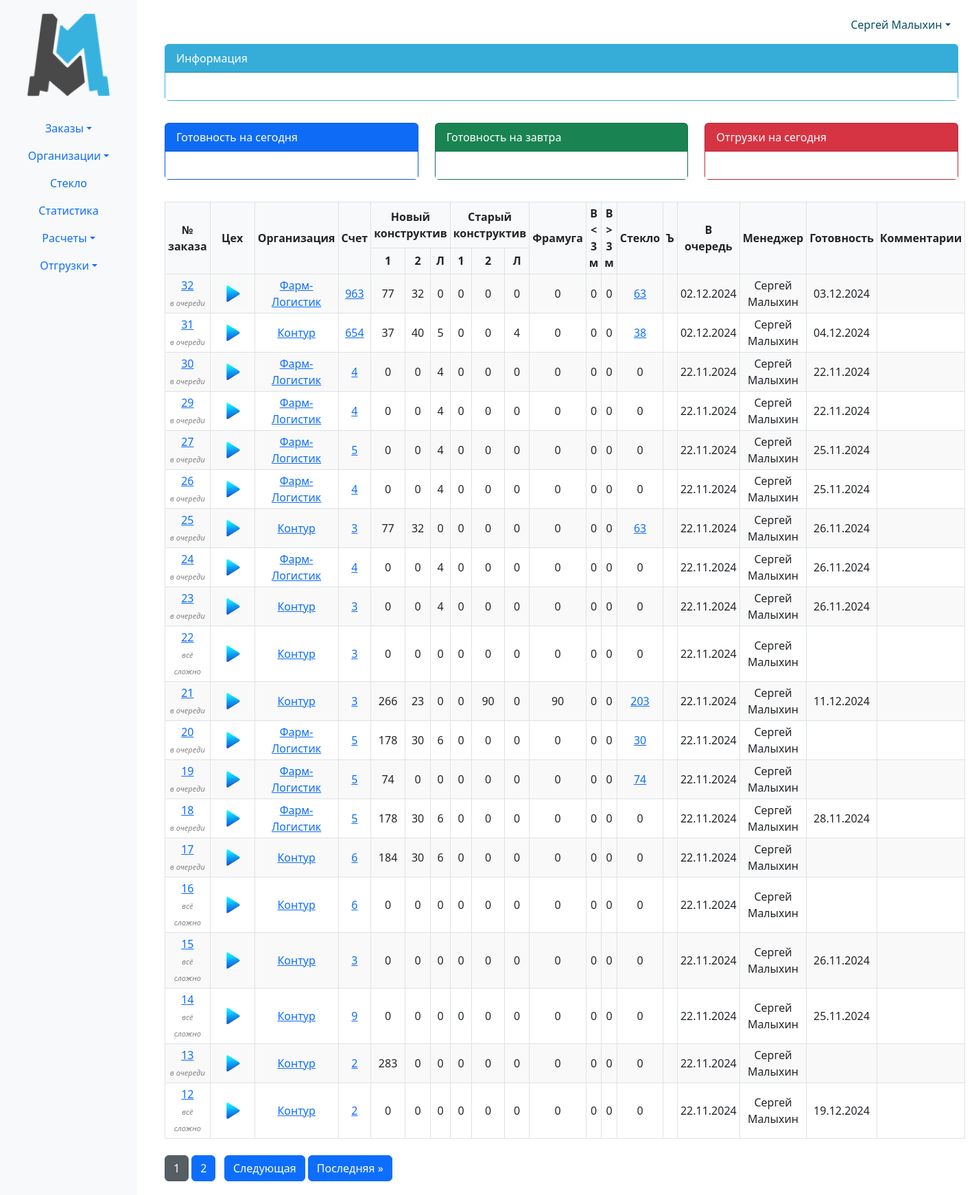
/erp_main/orders_list/ (signed in), run on an earlier commit of the app's database.
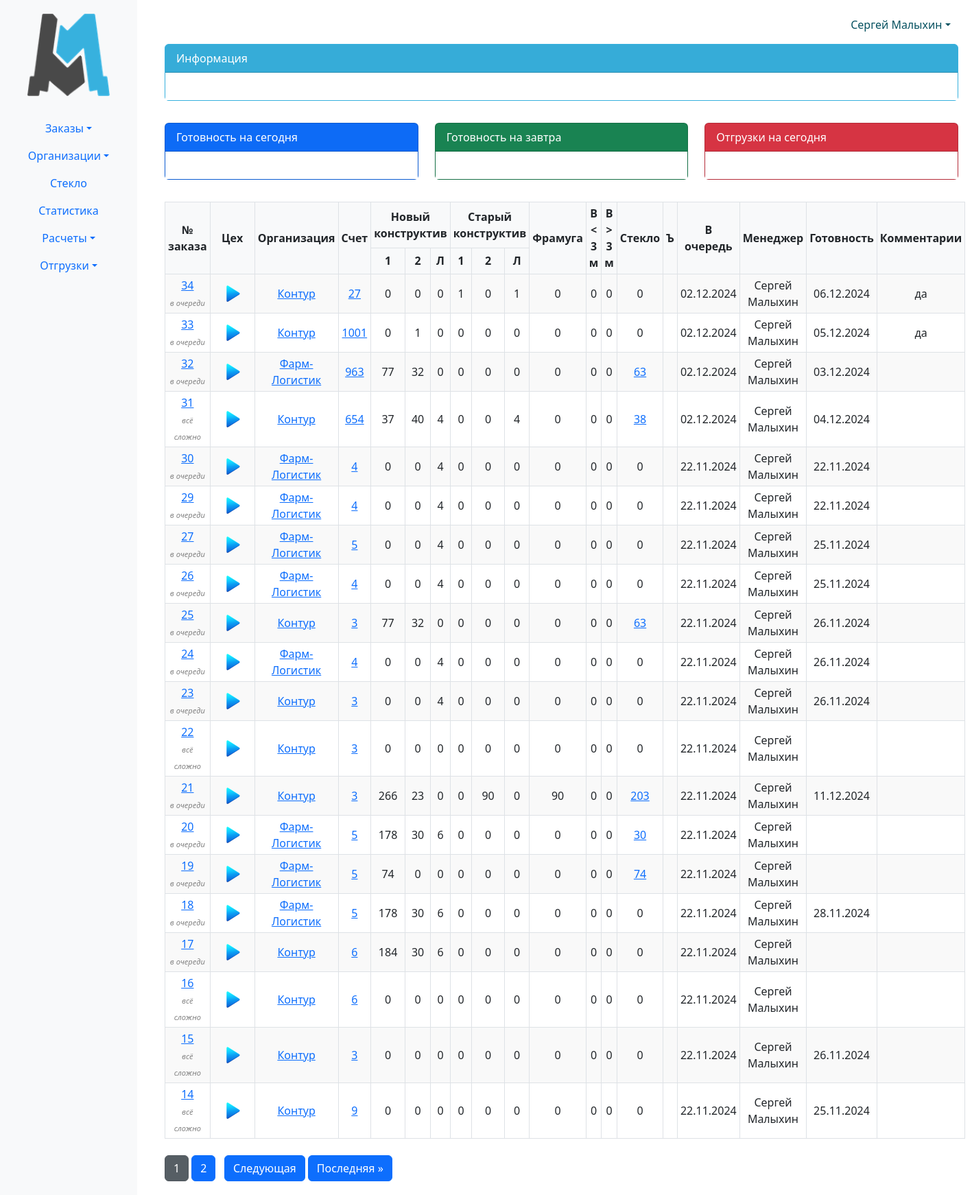
And on a later commit of the database.
### erp_main/models.py (models this page shows, shortened)
class Order(models.Model):
    internal_order_number = models.CharField(max_length=255, unique=True)
    created_at = models.DateTimeField(auto_now_add=True)
    order_file = models.FileField(upload_to='uploads/')
    invoice = models.ForeignKey(Invoice, related_name='invoice',blank=True, null=True, on_delete=models.CASCADE)
    due_date = models.DateField(null=True, blank=True)
    comment = models.TextField(blank=True, null=True)
    def get_items_filtered(self):
        return self.items.exclude(p_status__in=['changed', 'canceled'])
    @property
    def doors_1_nk(self):
        return self.get_items_filtered().filter(
            p_kind='door',
            p_construction='NK',
            p_active_trim=None,
        ).aggregate(total=Sum('p_quantity'))['total'] or 0
    @property
    def doors_2_nk(self):
        return self.get_items_filtered().filter(
            p_kind='door',
            p_construction='NK',
            p_active_trim__isnull=False,
        ).aggregate(total=Sum('p_quantity'))['total'] or 0
    @property
    def hatch_nk(self):
        return self.get_items_filtered().filter(
            p_kind='hatch',
            p_construction='NK',
        ).aggregate(total=Sum('p_quantity'))['total'] or 0
    @property
    def doors_1_sk(self):
        return self.get_items_filtered().filter(
            p_kind='door',
            p_construction='SK',
            p_active_trim=None,
        ).aggregate(total=Sum('p_quantity'))['total'] or 0
    @property
    def doors_2_sk(self):
        return self.get_items_filtered().filter(
            p_kind='door',
            p_construction='SK',
            p_active_trim__isnull=False,
        ).aggregate(total=Sum('p_quantity'))['total'] or 0
    @property
    def hatch_sk(self):
        return self.get_items_filtered().filter(
            p_kind='hatch',
            p_construction='SK',
        ).aggregate(total=Sum('p_quantity'))['total'] or 0
    @property
    def transom(self):
        return self.get_items_filtered().filter(
            p_kind='transom',
        ).aggregate(total=Sum('p_quantity'))['total'] or 0
    @property
    def gate(self):
        return self.get_items_filtered().filter(
            p_kind='gate',
            p_width__lt=3000,
            p_height__lt=3000,
        ).aggregate(total=Sum('p_quantity'))['total'] or 0
    @property
    def gate_3000(self):
        return self.get_items_filtered().filter(
            Q(p_kind='gate') & (Q(p_width__gte=3000) | Q(p_height__gte=3000)),
        ).aggregate(total=Sum('p_quantity'))['total'] or 0
    @property
    def glass(self):
        return self.get_items_filtered().filter(Q(p_glass__isnull=False) &
                                                ~Q(p_glass={})).aggregate(total=Sum('p_quantity'))['total'] or 0
    @property
    def status(self): # раскидываем позиции по статусам
        in_query = self.get_items_filtered().filter(p_status='in_query').aggregate(total=Sum('p_quantity'))['total'] or 0
        product = self.get_items_filtered().filter(p_status='product').aggregate(total=Sum('p_quantity'))['total'] or 0
        ready = self.get_items_filtered().filter(p_status='ready').aggregate(total=Sum('p_quantity'))['total'] or 0
        shipped = self.get_items_filtered().filter(p_status='shipped').aggregate(total=Sum('p_quantity'))['total'] or 0
        if in_query > 0 and product == 0 and ready == 0 and shipped == 0:
            return f'в очереди'
        elif in_query == 0 and product > 0 and ready == 0 and shipped == 0:
            return f'запущен'
        elif in_query == 0 and product == 0 and ready > 0 and shipped == 0:
            return f'готов'
        elif in_query == 0 and product == 0 and ready == 0 and shipped > 0:
            return f'отгружен'
        else:
            return f'всё сложно'
    @property
    def workshop(self):
        ws_1 = self.get_items_filtered().filter(workshop='1').aggregate(total=Sum('p_quantity'))['total'] or 0
        ws_3 = self.get_items_filtered().filter(workshop='3').aggregate(total=Sum('p_quantity'))['total'] or 0
        icon_path = static('erp_main/images/icon_play.png')
        if ws_1:
            icon_path = static('erp_main/images/icon_play1.png')
        if ws_3:
            icon_path = static('erp_main/images/icon_play3.png')
        if ws_1 and ws_3:
            icon_path = static('erp_main/images/icon_play13.png')
        return icon_path

class Invoice(models.Model):
    number = models.CharField(max_length=5, blank=True, null=True)
    organization = models.ForeignKey(Organization, related_name='organization', on_delete=models.CASCADE)
    date = models.DateField()
    amount = models.IntegerField(default=0)
    payed_amount = models.IntegerField(default=0)
    shipping_amount = models.IntegerField(default=0)
    montage_amount = models.IntegerField(default=0)
    legal_entity = models.ForeignKey(LegalEntity, related_name='legal_entity', on_delete=models.CASCADE)
    invoice_file = models.FileField(upload_to='invoices/', blank=True, null=True)
    year = models.PositiveIntegerField(editable=False)
    is_paid = models.BooleanField(default=False, blank=True, null=True)
    change_date = models.DateField(blank=True, null=True)
    class Meta:
        constraints = [
            models.UniqueConstraint(fields=['number', 'legal_entity', 'year'], name='unique_field_combination')
        ]

class Organization(models.Model):
    FOOTING_CHOICES = (
        ('ustav', 'устава'),
        ('attorney', 'доверенности')
    )
    KIND_CHOICES = (
        ('ooo', 'ООО'),
        ('ao', 'АО'),
        ('zao', 'ЗАО'),
        ('ip', 'ИП'),
    )
    kind = models.CharField(max_length=100, blank=True, null=True, choices=KIND_CHOICES)
    phone_number = models.CharField(max_length=15, blank=True, null=True)
    name_fl = models.CharField(max_length=15, blank=True, null=True)
    user = models.ForeignKey(User, related_name='organizations', on_delete=models.CASCADE)
    ceo_footing = models.CharField(max_length=30, choices=FOOTING_CHOICES)
    name = models.CharField(max_length=100, blank=True, null=True)
    inn = models.CharField(max_length=15, blank=True, null=True)
    ogrn = models.CharField(max_length=15, blank=True, null=True)
    kpp = models.CharField(max_length=15, blank=True, null=True)
    r_s = models.CharField(max_length=25, blank=True, null=True)
    bank = models.CharField(max_length=300, blank=True, null=True)
    bik = models.CharField(max_length=10, blank=True, null=True)
    k_s = models.CharField(max_length=25, blank=True, null=True)
    address = models.CharField(max_length=150, blank=True, null=True)
    email = models.EmailField(blank=True, null=True)
    ceo_title = models.CharField(max_length=30, blank=True, null=True)
    ceo_name = models.CharField(max_length=150, blank=True, null=True)
    contracts = models.FileField(upload_to='contracts/', blank=True, null=True)
    def __str__(self):
        if self.name_fl:
            return f'{self.name_fl} ({self.phone_number})'
        return self.name
    class Meta:
        verbose_name_plural = 'Организации'

### erp_main/views.py (the view)
# urls.py: path('orders_list/', views.orders_list, name='orders_list'),
@login_required(login_url='login')
def orders_list(request):
    if request.user.is_staff:
        orders_queryset = Order.objects.all().order_by('-id')
    else:
        orders_queryset = Order.objects.filter(user=request.user).order_by('-id')
    paginator = Paginator(orders_queryset, 20)  # Создаем пагинатор
    page_number = request.GET.get('page')  # Получаем номер страницы из GET параметров
    orders = paginator.get_page(page_number)  # Получаем заказы для текущей страницы
    return render(request, 'orders_list.html', {'orders': orders})

### erp_main/templates/orders_list.html (shortened to what this page needs)
{% extends 'base.html' %}
{% load static %}
{% block content %}
<table>
    <thead>
        <tr class="bold-border;">
            <th rowspan="2">№ заказа</th>
            <th rowspan="2">Цех</th>
            <th rowspan="2">Организация</th>
            <th rowspan="2">Счет</th>
            <th colspan="3">Новый конструктив</th>
            <th colspan="3">Старый конструктив</th>
            <th rowspan="2">Фрамуга</th>
            <th rowspan="2">В < 3 м</th>
            <th rowspan="2">В > 3 м</th>
            <th rowspan="2">Стекло</th>
            <th rowspan="2">Ъ</th>
            <th rowspan="2">В очередь</th>
            <th rowspan="2">Менеджер</th>
            <th rowspan="2">Готовность</th>
            <th rowspan="2">Комментарии</th>
        </tr>
        <tr>
            <th>1</th>
            <th>2</th>
            <th>Л</th>
            <th>1</th>
            <th>2</th>
            <th>Л</th>
        </tr>
    </thead>
    <tbody>
        {% for order in orders %}
            <tr>
                <td>
                    <a href="{% url 'order_detail' order.id %}">{{ order.id }}</a>
                    <br>
                    <span style="font-size: 11px; font-style: italic; color: grey;">{{ order.status }}</span>
                </td>
                <td>
                    <button type="button" class="btn btn-link" data-bs-toggle="modal" data-bs-target="#workshopModal{{ order.id }}">
                        {% if order.status == 'в очереди' %}
                            <img id="iconPlay{{ order.id }}" src="{% static 'erp_main/images/icon_play.png' %}" style="width: 30px; height: auto;" alt="запуск">
                        {% elif order.workshop %}
                            <img id="iconPlay{{ order.id }}" src="{{ order.workshop }}" style="width: 30px; height: auto;" alt="">
                        {% endif %}
                    </button>
                </td>
                <td>
                    <a href="{% url 'organization_detail' order.invoice.organization.id %}">{{ order.invoice.organization }}</a>
                </td>
                <td>
                    <a href="{% url 'invoice_detail' order.invoice.id %}">{{ order.invoice.number }}</a>
                </td>
                <td>{{ order.doors_1_nk }}</td>
                <td>{{ order.doors_2_nk }}</td>
                <td>{{ order.hatch_nk }}</td>
                <td>{{ order.doors_1_sk }}</td>
                <td>{{ order.doors_2_sk }}</td>
                <td>{{ order.hatch_sk }}</td>
                <td>{{ order.transom }}</td>
                <td>{{ order.gate }}</td>
                <td>{{ order.gate_3000 }}</td>
                <td>
                    {% if order.glass != 0 %}
                        <a href="{% url 'glass_info' order.id %}">{{ order.glass }}</a>
                    {% else %}
                        {{ order.glass }}
                    {% endif %}
                </td>
                <td></td>
                <td>{{ order.created_at|date:"d.m.Y" }}</td>
                <td>{{ order.invoice.organization.user.get_full_name }}</td>
                <td>{{ order.due_date|date:"d.m.Y" }}</td>
                <td>{{ order.comment }}</td>
            </tr>
        {% endfor %}
    </tbody>
</table>
    <div class="pagination text-center mt-4">
    {% for i in orders.paginator.page_range %}
        {% if orders.number == i %}
            <a href="?page={{ i }}" class="btn btn-secondary active">{{ i }}</a>
        {% else %}
            <a href="?page={{ i }}" class="btn btn-primary">{{ i }}</a>
        {% endif %}
    {% endfor %}
    {% if orders.has_next %}
        <a href="?page={{ orders.next_page_number }}" class="btn btn-primary">Следующая</a>
        <a href="?page={{ orders.paginator.num_pages }}" class="btn btn-primary">Последняя &raquo;</a>
    {% endif %}
</div>
{% endblock %}

### templates/base.html (shortened to what this page needs)
{% load static %}
<!DOCTYPE html>
<html lang="ru">
<head>
    <link href="https://cdn.jsdelivr.net/npm/bootstrap@5.3.0-alpha1/dist/css/bootstrap.min.css" rel="stylesheet">
</head>
<body>
<div class="container-fluid">
    <div class="row">
        <nav class="col-md-2 d-none d-md-block bg-light sidebar">
            <div style="text-align: center;">
                <a href="{% url 'index' %}">
                    <img src="{% static 'erp_main/images/logo.png' %}" style="width: 120px; height: auto;" alt="Главная">
                </a>
            </div>
            <br>
            <div class="sidebar-sticky">
                <ul class="nav flex-column text-center">
                    <li class="nav-item dropdown">
                        <a class="nav-link dropdown-toggle" href="#" role="button" data-bs-toggle="dropdown" aria-expanded="false">Заказы</a>
                    </li>
                    <li class="nav-item dropdown">
                        <a class="nav-link dropdown-toggle" href="#" role="button" data-bs-toggle="dropdown" aria-expanded="false">Организации</a>
                    </li>
                    <li class="nav-item">
                        <a class="nav-link" href="#">Стекло</a>
                    </li>
                    <li class="nav-item">
                        <a class="nav-link" href="#">Статистика</a>
                    </li>
                    <li class="nav-item dropdown">
                        <a class="nav-link dropdown-toggle" href="#" role="button" data-bs-toggle="dropdown" aria-expanded="false">Расчеты</a>
                    </li>
                    <li class="nav-item dropdown">
                        <a class="nav-link dropdown-toggle" href="#" role="button" data-bs-toggle="dropdown" aria-expanded="false">Отгрузки</a>
                    </li>
                </ul>
            </div>
        </nav>
        <main role="main" class="col-md-10 main-content">
            <div class="row my-1">
                <div class="col-md-12">
                    <div class="row mb-0">
                        <div class="col-md-2 text-center" style="background: none;">
                            <div class="alert alert-info" role="alert">
                                {% if user.is_authenticated %}
                                    <li class="nav-item dropdown">
                                        <a class="nav-link dropdown-toggle" href="#" role="button" data-bs-toggle="dropdown" aria-expanded="false">{{ user.first_name }} {{ user.last_name }}</a>
                                    </li>
                                {% endif %}
                            </div>
                        </div>
                    </div>
                    <div class="card mb-3 text-white" id="first-block">
                        <div class="card-header">Информация</div>
                        <div class="card-body">
                        </div>
                    </div>
                </div>
            </div>
            <div class="row my-3">
                <div class="col-md-4">
                    <div class="card text-white bg-primary mb-3">
                        <div class="card-header">Готовность на сегодня</div>
                        <div class="card-body">
                        </div>
                    </div>
                </div>
                <div class="col-md-4">
                    <div class="card text-white bg-success mb-3">
                        <div class="card-header">Готовность на завтра</div>
                        <div class="card-body">
                        </div>
                    </div>
                </div>
                <div class="col-md-4">
                    <div class="card text-white bg-danger mb-3">
                        <div class="card-header">Отгрузки на сегодня</div>
                        <div class="card-body">
                        </div>
                    </div>
                </div>
            </div>
        {% block content %}
        {% endblock %}
        </main>
    </div>
</div>
</body>
</html>

### templates/base.html (style rules this page uses)
.alert-info { background: none; padding-top: 0; padding-bottom: 0; border: none; }
.nav-item { position: relative; list-style: none; }
.nav-link { transition: background-color 0.3s; border-radius: 5px; }
.sidebar { width: 200px; padding-top: 20px; position: fixed; height: 100%; overflow-y: auto; background-color: #f8f9fa !important; }
.main-content { margin-left: 220px; padding: 20px; flex-grow: 1; }
table { border-collapse: collapse; width: 100%; }
th, td { border: 1px solid #dee2e6; padding: 8px; text-align: left; }
tr:nth-child(odd) { background-color: #f9f9f9; }
tr:nth-child(even) { background-color: #ffffff; }
.card-body { text-align: center; background-color: white; }
#first-block { border: 1px solid #37b1de; background-color: #37b1de; }

### erp_main/templates/orders_list.html (style rules this page uses)
table { border-collapse: collapse; width: 100%; margin: 0 auto; }
th, td { padding: 4px; text-align: center; vertical-align: middle; border: 1px solid #dee2e6; }
th { background-color: #f8f9fa; }

What changed in the data, as far as the page shows it:
no longer on this page (row unchanged): Order: id "13", status "в очереди", invoice.organization "Контур", invoice.number "2", doors_1_nk "283", doors_2_nk "0", hatch_nk "0", doors_1_sk "0", doors_2_sk "0", hatch_sk "0", transom "0", gate "0", gate_3000 "0", glass "0", created_at "22.11.2024", invoice.organization.user.get_full_name "Сергей Малыхин"
no longer on this page (row unchanged): Order: id "12", status "всё сложно", invoice.organization "Контур", invoice.number "2", doors_1_nk "0", doors_2_nk "0", hatch_nk "0", doors_1_sk "0", doors_2_sk "0", hatch_sk "0", transom "0", gate "0", gate_3000 "0", glass "0", created_at "22.11.2024", invoice.organization.user.get_full_name "Сергей Малыхин", due_date "19.12.2024"
added Order: id "34", status "в очереди", invoice.organization "Контур", invoice.number "27", doors_1_nk "0", doors_2_nk "0", hatch_nk "0", doors_1_sk "1", doors_2_sk "0", hatch_sk "1", transom "0", gate "0", gate_3000 "0", glass "0", created_at "02.12.2024", invoice.organization.user.get_full_name "Сергей Малыхин", due_date "06.12.2024", comment "да"
added Order: id "33", status "в очереди", invoice.organization "Контур", invoice.number "1001", doors_1_nk "0", doors_2_nk "1", hatch_nk "0", doors_1_sk "0", doors_2_sk "0", hatch_sk "0", transom "0", gate "0", gate_3000 "0", glass "0", created_at "02.12.2024", invoice.organization.user.get_full_name "Сергей Малыхин", due_date "05.12.2024", comment "да"
computed for Order id 31: status "в очереди" → "всё сложно"; hatch_nk "5" → "4"
